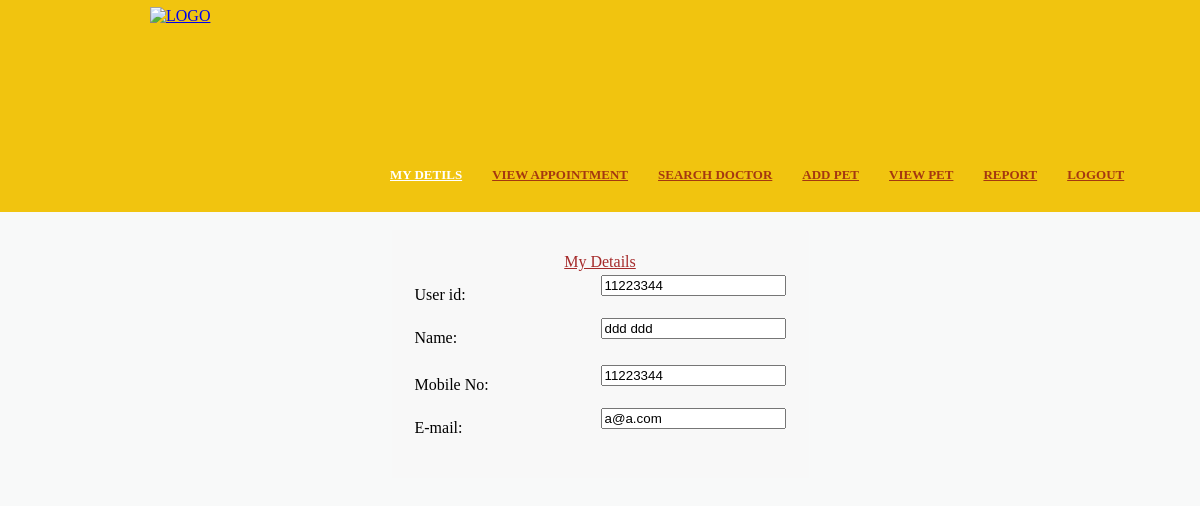
Screenshot of /customerpage.php (signed in) with the database file from the repository.
### tables this page shows
CREATE TABLE `customer` (
  `customer_id` int(11) NOT NULL,
  `customer_first_name` varchar(20) NOT NULL,
  `customer_last_name` varchar(20) NOT NULL,
  `customer_username` varchar(20) NOT NULL,
  `customer_phone` int(11) NOT NULL,
  `customer_email` varchar(50) NOT NULL,
  `customer_password` varchar(200) NOT NULL
);

### display.php (called while the page is built, shortened)
<?php
$id=$_SESSION['ID'];
include"connect.php";
$dis=mysqli_query($connection,"select * from customer where customer_id='$id'");
while ($row=mysqli_fetch_row($dis)){
$namef=$row[1];
$namel=$row[2];
$phone=$row[4];
$email=$row[5];
}
?>

### customerpage.php (the view, shortened to what this page needs)
<!DOCTYPE HTML>
<html>
<head>
	<link rel="stylesheet" href="default.css" type="text/css">
</head>
<body>
	<div id="header">
			<div class="logo"><a href="customerpage.php"><img src="image/logo.png" alt="LOGO" height="190" width="210"></a>
            </div>
             <ul class="navigation">
			  <li class="active">
					<a href="#">My DETILS</a>
				</li>
			  <li>
					<a href="viewbook.php">VIEW Appointment</a>
				</li>
			  <li>
					<a href="searchdoctor.php">SEARCH DOCTOR</a>
				</li>
				<li>
					<a href="addpet.php">ADD PET</a>
				</li>
				<li>
					<a href="viewpet.php">VIEW PET</a>
				</li>
				<li>
					<a href="cReport.php">REPORT</a>
				</li>
				  <li>
					<a href="logout.php">LOGOUT</a>
				</li>
			</ul>
			 <div class="clearfix">
		</div>
		</div>
<?php include('display.php');?>
<div id="contents">
		<br />
        <center>
       <form id="form1" name="form1" method="post"  onsubmit="return validate(this);">
               <table bgcolor="#F8F8F8" style="padding:20px;">
               <tr>
               <td colspan="2" align="center">
                  <u  style="color:brown;">My Details</u><br />
               </td>
               </tr>
               <tr>
               <td width="182px">
                User id:
               </td>
               <td>
                <input name="id" type="text" value="<?php echo $id; ?>"><br />
               <font color="red"> <span id="civiliderror"></span></font><br />
               </td>
               </tr>
               <tr>
               <td>
                Name:
               </td>
               <td>
               <input type="text" name="id" id="lastname" value="<?php echo $namef." ".$namel; ?>" ><br />
               <font color="red"> <span id="lnameerror"></span></font><br />
               </td>
               </tr>
               <tr>
               <td>
               <tr>
               <td>
                   Mobile No:
               </td>
               <td>
			   <input name="id" type="text" value="<?php echo $phone; ?>" readonly>
               <br />
               <font color="red"> <span id="passerror"></span></font><br />
               </td>
               </tr>
               <tr>
               <td>
               E-mail:
               </td>
               <td>
			    <input type="text" name="mail"  id="cpass" value="<?php echo $email; ?>">
               <br />
               <font color="red"> <span id="cpasserror"></span></font><br />
               </td>
               </tr>
                 <tr>
               <td>
           <tr>
                <td colspan="2">
              </td>
               </tr>
</table></form>
</center>
	</div>
</body>
</html>

### default.css (style rules this page uses)
body { background-color: #F8F9F9; min-width: 960px; margin: 0; }
img { display: block; border: 0; }
.clearfix { width: 960px; margin: 0 auto; }
.clearfix:after { clear:both; content:""; display:block; line-height:0; height:1%; visibility:hidden; }
#header { background: #F1C40F ; padding: 7px 0 15px; }
.logo { float: left; display: inline-block; margin-left: 150px; }
.navigation { float: left; list-style: none; margin: 28px 0 0; padding: 0; }
.navigation li { float: left; margin-left: 30px; margin-top: 128px; position: relative; }
.navigation li > a { color: #a43810; font: bold 13px/24px Times, "Times New Roman", serif; text-decoration: none; text-transform: uppercase; text-decoration: underline; }
.navigation li.active > a, .navigation li > a:hover { color: #fff; text-decoration: underline; }
#contents { padding-bottom: 24px; }

### rows the page displays
customer: id "ddd ddd", id "11223344", mail "a@a.com"
